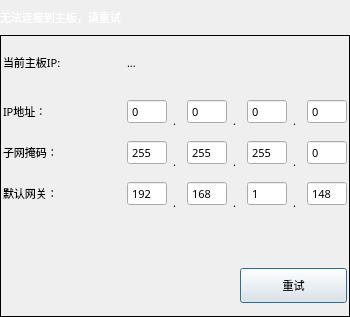
<?xml version="1.0" encoding="UTF-8"?>
<ui version="4.0">
 <class>xMessageBoxIP</class>
 <widget class="QDialog" name="xMessageBoxIP">
  <property name="geometry">
   <rect>
    <x>0</x>
    <y>0</y>
    <width>350</width>
    <height>262</height>
   </rect>
  </property>
  <property name="sizePolicy">
   <sizepolicy hsizetype="Expanding" vsizetype="Minimum">
    <horstretch>0</horstretch>
    <verstretch>0</verstretch>
   </sizepolicy>
  </property>
  <property name="minimumSize">
   <size>
    <width>350</width>
    <height>262</height>
   </size>
  </property>
  <property name="maximumSize">
   <size>
    <width>700</width>
    <height>525</height>
   </size>
  </property>
  <property name="font">
   <font>
    <family>微软雅黑</family>
    <pointsize>8</pointsize>
   </font>
  </property>
  <property name="windowTitle">
   <string notr="true">模态消息框</string>
  </property>
  <property name="windowOpacity">
   <double>1.000000000000000</double>
  </property>
  <property name="styleSheet">
   <string notr="true"/>
  </property>
  <property name="modal">
   <bool>false</bool>
  </property>
  <layout class="QVBoxLayout" name="verticalLayoutDialog">
   <property name="spacing">
    <number>0</number>
   </property>
   <property name="sizeConstraint">
    <enum>QLayout::SetMinAndMaxSize</enum>
   </property>
   <property name="margin">
    <number>0</number>
   </property>
   <item>
    <widget class="QFrame" name="frameTitle">
     <property name="sizePolicy">
      <sizepolicy hsizetype="Preferred" vsizetype="Fixed">
       <horstretch>0</horstretch>
       <verstretch>0</verstretch>
      </sizepolicy>
     </property>
     <property name="minimumSize">
      <size>
       <width>0</width>
       <height>35</height>
      </size>
     </property>
     <property name="maximumSize">
      <size>
       <width>16777215</width>
       <height>35</height>
      </size>
     </property>
     <property name="font">
      <font>
       <family>微软雅黑</family>
       <pointsize>8</pointsize>
       <weight>50</weight>
       <bold>false</bold>
      </font>
     </property>
     <property name="styleSheet">
      <string notr="true">QFrame#frameTitle
{
	background-color: transparent;
	border-image: url(:/img/widget/DialogTitle.png) 0 12 0 12;
	border-left: 12px transparent;
	border-right: 12px transparent;
}
</string>
     </property>
     <property name="frameShape">
      <enum>QFrame::NoFrame</enum>
     </property>
     <property name="frameShadow">
      <enum>QFrame::Raised</enum>
     </property>
     <layout class="QHBoxLayout" name="horizontalLayoutTitle">
      <property name="spacing">
       <number>4</number>
      </property>
      <property name="sizeConstraint">
       <enum>QLayout::SetDefaultConstraint</enum>
      </property>
      <property name="margin">
       <number>0</number>
      </property>
      <item>
       <widget class="QLabel" name="labelTitle">
        <property name="sizePolicy">
         <sizepolicy hsizetype="Preferred" vsizetype="Fixed">
          <horstretch>0</horstretch>
          <verstretch>0</verstretch>
         </sizepolicy>
        </property>
        <property name="minimumSize">
         <size>
          <width>0</width>
          <height>35</height>
         </size>
        </property>
        <property name="maximumSize">
         <size>
          <width>16777215</width>
          <height>35</height>
         </size>
        </property>
        <property name="font">
         <font>
          <family>微软雅黑</family>
          <pointsize>8</pointsize>
          <weight>50</weight>
          <bold>false</bold>
         </font>
        </property>
        <property name="styleSheet">
         <string notr="true">QLabel#labelTitle
{
	color: white;
}</string>
        </property>
        <property name="frameShape">
         <enum>QFrame::NoFrame</enum>
        </property>
        <property name="text">
         <string notr="true">无法连接到主板，请重试</string>
        </property>
       </widget>
      </item>
     </layout>
    </widget>
   </item>
   <item>
    <widget class="QFrame" name="frameMainArea">
     <property name="sizePolicy">
      <sizepolicy hsizetype="Expanding" vsizetype="MinimumExpanding">
       <horstretch>0</horstretch>
       <verstretch>0</verstretch>
      </sizepolicy>
     </property>
     <property name="font">
      <font>
       <family>微软雅黑</family>
       <pointsize>8</pointsize>
      </font>
     </property>
     <property name="styleSheet">
      <string notr="true"/>
     </property>
     <property name="frameShape">
      <enum>QFrame::Panel</enum>
     </property>
     <property name="frameShadow">
      <enum>QFrame::Plain</enum>
     </property>
     <property name="IsMainArea" stdset="0">
      <bool>true</bool>
     </property>
     <layout class="QGridLayout" name="gridLayout">
      <property name="margin">
       <number>2</number>
      </property>
      <item row="0" column="0" colspan="2">
       <widget class="QLabel" name="labelCurIP">
        <property name="minimumSize">
         <size>
          <width>0</width>
          <height>25</height>
         </size>
        </property>
        <property name="maximumSize">
         <size>
          <width>16777215</width>
          <height>25</height>
         </size>
        </property>
        <property name="font">
         <font>
          <family>微软雅黑</family>
          <pointsize>8</pointsize>
          <weight>50</weight>
          <bold>false</bold>
         </font>
        </property>
        <property name="styleSheet">
         <string notr="true"/>
        </property>
        <property name="text">
         <string>当前主板IP:</string>
        </property>
       </widget>
      </item>
      <item row="0" column="2" colspan="2">
       <widget class="QLabel" name="labelCurrentIP">
        <property name="minimumSize">
         <size>
          <width>0</width>
          <height>50</height>
         </size>
        </property>
        <property name="maximumSize">
         <size>
          <width>16777215</width>
          <height>50</height>
         </size>
        </property>
        <property name="font">
         <font>
          <family>微软雅黑</family>
          <pointsize>8</pointsize>
          <weight>50</weight>
          <bold>false</bold>
         </font>
        </property>
        <property name="styleSheet">
         <string notr="true"/>
        </property>
        <property name="text">
         <string>...</string>
        </property>
       </widget>
      </item>
      <item row="1" column="0" colspan="2">
       <widget class="QLabel" name="labelIP">
        <property name="minimumSize">
         <size>
          <width>0</width>
          <height>25</height>
         </size>
        </property>
        <property name="maximumSize">
         <size>
          <width>16777215</width>
          <height>25</height>
         </size>
        </property>
        <property name="font">
         <font>
          <family>微软雅黑</family>
          <pointsize>8</pointsize>
          <weight>50</weight>
          <bold>false</bold>
         </font>
        </property>
        <property name="styleSheet">
         <string notr="true"/>
        </property>
        <property name="text">
         <string>IP地址：</string>
        </property>
       </widget>
      </item>
      <item row="3" column="2" rowspan="2" colspan="2">
       <layout class="QHBoxLayout" name="horizontalLayout_4">
        <item>
         <widget class="xSpinBox" name="BoxGateWay1">
          <property name="minimumSize">
           <size>
            <width>40</width>
            <height>25</height>
           </size>
          </property>
          <property name="maximumSize">
           <size>
            <width>40</width>
            <height>25</height>
           </size>
          </property>
          <property name="font">
           <font>
            <family>微软雅黑</family>
            <pointsize>8</pointsize>
            <weight>50</weight>
            <bold>false</bold>
           </font>
          </property>
          <property name="styleSheet">
           <string notr="true"/>
          </property>
          <property name="alignment">
           <set>Qt::AlignLeading|Qt::AlignLeft|Qt::AlignVCenter</set>
          </property>
          <property name="buttonSymbols">
           <enum>QAbstractSpinBox::NoButtons</enum>
          </property>
          <property name="maximum">
           <number>255</number>
          </property>
          <property name="value">
           <number>192</number>
          </property>
         </widget>
        </item>
        <item>
         <widget class="QLabel" name="label_10">
          <property name="minimumSize">
           <size>
            <width>8</width>
            <height>35</height>
           </size>
          </property>
          <property name="maximumSize">
           <size>
            <width>8</width>
            <height>35</height>
           </size>
          </property>
          <property name="font">
           <font>
            <family>微软雅黑</family>
            <pointsize>8</pointsize>
            <weight>50</weight>
            <italic>false</italic>
            <bold>false</bold>
           </font>
          </property>
          <property name="text">
           <string>.</string>
          </property>
          <property name="alignment">
           <set>Qt::AlignBottom|Qt::AlignLeading|Qt::AlignLeft</set>
          </property>
         </widget>
        </item>
        <item>
         <widget class="xSpinBox" name="BoxGateWay2">
          <property name="minimumSize">
           <size>
            <width>40</width>
            <height>25</height>
           </size>
          </property>
          <property name="maximumSize">
           <size>
            <width>40</width>
            <height>25</height>
           </size>
          </property>
          <property name="font">
           <font>
            <family>微软雅黑</family>
            <pointsize>8</pointsize>
            <weight>50</weight>
            <bold>false</bold>
           </font>
          </property>
          <property name="styleSheet">
           <string notr="true"/>
          </property>
          <property name="alignment">
           <set>Qt::AlignLeading|Qt::AlignLeft|Qt::AlignVCenter</set>
          </property>
          <property name="buttonSymbols">
           <enum>QAbstractSpinBox::NoButtons</enum>
          </property>
          <property name="maximum">
           <number>255</number>
          </property>
          <property name="value">
           <number>168</number>
          </property>
         </widget>
        </item>
        <item>
         <widget class="QLabel" name="label_11">
          <property name="minimumSize">
           <size>
            <width>8</width>
            <height>35</height>
           </size>
          </property>
          <property name="maximumSize">
           <size>
            <width>8</width>
            <height>35</height>
           </size>
          </property>
          <property name="font">
           <font>
            <family>微软雅黑</family>
            <pointsize>8</pointsize>
            <weight>50</weight>
            <italic>false</italic>
            <bold>false</bold>
           </font>
          </property>
          <property name="text">
           <string>.</string>
          </property>
          <property name="alignment">
           <set>Qt::AlignBottom|Qt::AlignLeading|Qt::AlignLeft</set>
          </property>
         </widget>
        </item>
        <item>
         <widget class="xSpinBox" name="BoxGateWay3">
          <property name="minimumSize">
           <size>
            <width>40</width>
            <height>25</height>
           </size>
          </property>
          <property name="maximumSize">
           <size>
            <width>40</width>
            <height>25</height>
           </size>
          </property>
          <property name="font">
           <font>
            <family>微软雅黑</family>
            <pointsize>8</pointsize>
            <weight>50</weight>
            <bold>false</bold>
           </font>
          </property>
          <property name="styleSheet">
           <string notr="true"/>
          </property>
          <property name="alignment">
           <set>Qt::AlignLeading|Qt::AlignLeft|Qt::AlignVCenter</set>
          </property>
          <property name="buttonSymbols">
           <enum>QAbstractSpinBox::NoButtons</enum>
          </property>
          <property name="maximum">
           <number>255</number>
          </property>
          <property name="value">
           <number>1</number>
          </property>
         </widget>
        </item>
        <item>
         <widget class="QLabel" name="label_12">
          <property name="minimumSize">
           <size>
            <width>8</width>
            <height>35</height>
           </size>
          </property>
          <property name="maximumSize">
           <size>
            <width>8</width>
            <height>35</height>
           </size>
          </property>
          <property name="font">
           <font>
            <family>微软雅黑</family>
            <pointsize>8</pointsize>
            <weight>50</weight>
            <italic>false</italic>
            <bold>false</bold>
           </font>
          </property>
          <property name="text">
           <string>.</string>
          </property>
          <property name="alignment">
           <set>Qt::AlignBottom|Qt::AlignLeading|Qt::AlignLeft</set>
          </property>
         </widget>
        </item>
        <item>
         <widget class="xSpinBox" name="BoxGateWay4">
          <property name="minimumSize">
           <size>
            <width>40</width>
            <height>25</height>
           </size>
          </property>
          <property name="maximumSize">
           <size>
            <width>40</width>
            <height>25</height>
           </size>
          </property>
          <property name="font">
           <font>
            <family>微软雅黑</family>
            <pointsize>8</pointsize>
            <weight>50</weight>
            <bold>false</bold>
           </font>
          </property>
          <property name="styleSheet">
           <string notr="true"/>
          </property>
          <property name="alignment">
           <set>Qt::AlignLeading|Qt::AlignLeft|Qt::AlignVCenter</set>
          </property>
          <property name="buttonSymbols">
           <enum>QAbstractSpinBox::NoButtons</enum>
          </property>
          <property name="maximum">
           <number>255</number>
          </property>
          <property name="value">
           <number>148</number>
          </property>
         </widget>
        </item>
       </layout>
      </item>
      <item row="4" column="1">
       <widget class="QLabel" name="labelWarning">
        <property name="styleSheet">
         <string notr="true">color: rgb(255, 0, 0);</string>
        </property>
        <property name="text">
         <string/>
        </property>
       </widget>
      </item>
      <item row="6" column="3">
       <widget class="QPushButton" name="BtnRetry">
        <property name="minimumSize">
         <size>
          <width>75</width>
          <height>35</height>
         </size>
        </property>
        <property name="maximumSize">
         <size>
          <width>150</width>
          <height>35</height>
         </size>
        </property>
        <property name="font">
         <font>
          <family>微软雅黑</family>
          <pointsize>8</pointsize>
          <weight>50</weight>
          <bold>false</bold>
         </font>
        </property>
        <property name="styleSheet">
         <string notr="true"/>
        </property>
        <property name="text">
         <string>重试</string>
        </property>
       </widget>
      </item>
      <item row="6" column="0" colspan="3">
       <spacer name="horizontalSpacer">
        <property name="orientation">
         <enum>Qt::Horizontal</enum>
        </property>
        <property name="sizeHint" stdset="0">
         <size>
          <width>453</width>
          <height>57</height>
         </size>
        </property>
       </spacer>
      </item>
      <item row="1" column="2" colspan="2">
       <layout class="QHBoxLayout" name="horizontalLayout_2">
        <item>
         <widget class="xSpinBox" name="BoxIP1">
          <property name="minimumSize">
           <size>
            <width>40</width>
            <height>25</height>
           </size>
          </property>
          <property name="maximumSize">
           <size>
            <width>40</width>
            <height>25</height>
           </size>
          </property>
          <property name="font">
           <font>
            <family>微软雅黑</family>
            <pointsize>8</pointsize>
            <weight>50</weight>
            <bold>false</bold>
           </font>
          </property>
          <property name="styleSheet">
           <string notr="true"/>
          </property>
          <property name="alignment">
           <set>Qt::AlignLeading|Qt::AlignLeft|Qt::AlignVCenter</set>
          </property>
          <property name="buttonSymbols">
           <enum>QAbstractSpinBox::NoButtons</enum>
          </property>
          <property name="maximum">
           <number>255</number>
          </property>
          <property name="value">
           <number>0</number>
          </property>
         </widget>
        </item>
        <item>
         <widget class="QLabel" name="label_4">
          <property name="minimumSize">
           <size>
            <width>8</width>
            <height>35</height>
           </size>
          </property>
          <property name="maximumSize">
           <size>
            <width>8</width>
            <height>35</height>
           </size>
          </property>
          <property name="font">
           <font>
            <family>微软雅黑</family>
            <pointsize>8</pointsize>
            <weight>50</weight>
            <italic>false</italic>
            <bold>false</bold>
           </font>
          </property>
          <property name="text">
           <string>.</string>
          </property>
          <property name="alignment">
           <set>Qt::AlignBottom|Qt::AlignLeading|Qt::AlignLeft</set>
          </property>
         </widget>
        </item>
        <item>
         <widget class="xSpinBox" name="BoxIP2">
          <property name="minimumSize">
           <size>
            <width>40</width>
            <height>25</height>
           </size>
          </property>
          <property name="maximumSize">
           <size>
            <width>40</width>
            <height>25</height>
           </size>
          </property>
          <property name="font">
           <font>
            <family>微软雅黑</family>
            <pointsize>8</pointsize>
            <weight>50</weight>
            <bold>false</bold>
           </font>
          </property>
          <property name="styleSheet">
           <string notr="true"/>
          </property>
          <property name="alignment">
           <set>Qt::AlignLeading|Qt::AlignLeft|Qt::AlignVCenter</set>
          </property>
          <property name="buttonSymbols">
           <enum>QAbstractSpinBox::NoButtons</enum>
          </property>
          <property name="maximum">
           <number>255</number>
          </property>
          <property name="value">
           <number>0</number>
          </property>
         </widget>
        </item>
        <item>
         <widget class="QLabel" name="label_5">
          <property name="minimumSize">
           <size>
            <width>8</width>
            <height>35</height>
           </size>
          </property>
          <property name="maximumSize">
           <size>
            <width>8</width>
            <height>35</height>
           </size>
          </property>
          <property name="font">
           <font>
            <family>微软雅黑</family>
            <pointsize>8</pointsize>
            <weight>50</weight>
            <italic>false</italic>
            <bold>false</bold>
           </font>
          </property>
          <property name="text">
           <string>.</string>
          </property>
          <property name="alignment">
           <set>Qt::AlignBottom|Qt::AlignLeading|Qt::AlignLeft</set>
          </property>
         </widget>
        </item>
        <item>
         <widget class="xSpinBox" name="BoxIP3">
          <property name="minimumSize">
           <size>
            <width>40</width>
            <height>25</height>
           </size>
          </property>
          <property name="maximumSize">
           <size>
            <width>40</width>
            <height>25</height>
           </size>
          </property>
          <property name="font">
           <font>
            <family>微软雅黑</family>
            <pointsize>8</pointsize>
            <weight>50</weight>
            <bold>false</bold>
           </font>
          </property>
          <property name="styleSheet">
           <string notr="true"/>
          </property>
          <property name="alignment">
           <set>Qt::AlignLeading|Qt::AlignLeft|Qt::AlignVCenter</set>
          </property>
          <property name="buttonSymbols">
           <enum>QAbstractSpinBox::NoButtons</enum>
          </property>
          <property name="maximum">
           <number>255</number>
          </property>
          <property name="value">
           <number>0</number>
          </property>
         </widget>
        </item>
        <item>
         <widget class="QLabel" name="label_6">
          <property name="minimumSize">
           <size>
            <width>8</width>
            <height>35</height>
           </size>
          </property>
          <property name="maximumSize">
           <size>
            <width>8</width>
            <height>35</height>
           </size>
          </property>
          <property name="font">
           <font>
            <family>微软雅黑</family>
            <pointsize>8</pointsize>
            <weight>50</weight>
            <italic>false</italic>
            <bold>false</bold>
           </font>
          </property>
          <property name="text">
           <string>.</string>
          </property>
          <property name="alignment">
           <set>Qt::AlignBottom|Qt::AlignLeading|Qt::AlignLeft</set>
          </property>
         </widget>
        </item>
        <item>
         <widget class="xSpinBox" name="BoxIP4">
          <property name="minimumSize">
           <size>
            <width>40</width>
            <height>25</height>
           </size>
          </property>
          <property name="maximumSize">
           <size>
            <width>40</width>
            <height>25</height>
           </size>
          </property>
          <property name="font">
           <font>
            <family>微软雅黑</family>
            <pointsize>8</pointsize>
            <weight>50</weight>
            <bold>false</bold>
           </font>
          </property>
          <property name="styleSheet">
           <string notr="true"/>
          </property>
          <property name="alignment">
           <set>Qt::AlignLeading|Qt::AlignLeft|Qt::AlignVCenter</set>
          </property>
          <property name="buttonSymbols">
           <enum>QAbstractSpinBox::NoButtons</enum>
          </property>
          <property name="maximum">
           <number>255</number>
          </property>
          <property name="value">
           <number>0</number>
          </property>
         </widget>
        </item>
       </layout>
      </item>
      <item row="2" column="0" colspan="2">
       <widget class="QLabel" name="labelSubMask">
        <property name="minimumSize">
         <size>
          <width>0</width>
          <height>25</height>
         </size>
        </property>
        <property name="maximumSize">
         <size>
          <width>16777215</width>
          <height>25</height>
         </size>
        </property>
        <property name="font">
         <font>
          <family>微软雅黑</family>
          <pointsize>8</pointsize>
          <weight>50</weight>
          <bold>false</bold>
         </font>
        </property>
        <property name="styleSheet">
         <string notr="true"/>
        </property>
        <property name="text">
         <string>子网掩码：</string>
        </property>
       </widget>
      </item>
      <item row="2" column="2" colspan="2">
       <layout class="QHBoxLayout" name="horizontalLayout_3">
        <item>
         <widget class="xSpinBox" name="BoxSubMask1">
          <property name="minimumSize">
           <size>
            <width>40</width>
            <height>25</height>
           </size>
          </property>
          <property name="maximumSize">
           <size>
            <width>40</width>
            <height>25</height>
           </size>
          </property>
          <property name="font">
           <font>
            <family>微软雅黑</family>
            <pointsize>8</pointsize>
            <weight>50</weight>
            <bold>false</bold>
           </font>
          </property>
          <property name="styleSheet">
           <string notr="true"/>
          </property>
          <property name="alignment">
           <set>Qt::AlignLeading|Qt::AlignLeft|Qt::AlignVCenter</set>
          </property>
          <property name="buttonSymbols">
           <enum>QAbstractSpinBox::NoButtons</enum>
          </property>
          <property name="maximum">
           <number>255</number>
          </property>
          <property name="value">
           <number>255</number>
          </property>
         </widget>
        </item>
        <item>
         <widget class="QLabel" name="label_7">
          <property name="minimumSize">
           <size>
            <width>8</width>
            <height>35</height>
           </size>
          </property>
          <property name="maximumSize">
           <size>
            <width>8</width>
            <height>35</height>
           </size>
          </property>
          <property name="font">
           <font>
            <family>微软雅黑</family>
            <pointsize>8</pointsize>
            <weight>50</weight>
            <italic>false</italic>
            <bold>false</bold>
           </font>
          </property>
          <property name="text">
           <string>.</string>
          </property>
          <property name="alignment">
           <set>Qt::AlignBottom|Qt::AlignLeading|Qt::AlignLeft</set>
          </property>
         </widget>
        </item>
        <item>
         <widget class="xSpinBox" name="BoxSubMask2">
          <property name="minimumSize">
           <size>
            <width>40</width>
            <height>25</height>
           </size>
          </property>
          <property name="maximumSize">
           <size>
            <width>40</width>
            <height>25</height>
           </size>
          </property>
          <property name="font">
           <font>
            <family>微软雅黑</family>
            <pointsize>8</pointsize>
            <weight>50</weight>
            <bold>false</bold>
           </font>
          </property>
          <property name="styleSheet">
           <string notr="true"/>
          </property>
          <property name="alignment">
           <set>Qt::AlignLeading|Qt::AlignLeft|Qt::AlignVCenter</set>
          </property>
          <property name="buttonSymbols">
           <enum>QAbstractSpinBox::NoButtons</enum>
          </property>
          <property name="maximum">
           <number>255</number>
          </property>
          <property name="value">
           <number>255</number>
          </property>
         </widget>
        </item>
        <item>
         <widget class="QLabel" name="label_8">
          <property name="minimumSize">
           <size>
            <width>8</width>
            <height>35</height>
           </size>
          </property>
          <property name="maximumSize">
           <size>
            <width>8</width>
            <height>35</height>
           </size>
          </property>
          <property name="font">
           <font>
            <family>微软雅黑</family>
            <pointsize>8</pointsize>
            <weight>50</weight>
            <italic>false</italic>
            <bold>false</bold>
           </font>
          </property>
          <property name="text">
           <string>.</string>
          </property>
          <property name="alignment">
           <set>Qt::AlignBottom|Qt::AlignLeading|Qt::AlignLeft</set>
          </property>
         </widget>
        </item>
        <item>
         <widget class="xSpinBox" name="BoxSubMask3">
          <property name="minimumSize">
           <size>
            <width>40</width>
            <height>25</height>
           </size>
          </property>
          <property name="maximumSize">
           <size>
            <width>40</width>
            <height>25</height>
           </size>
          </property>
          <property name="font">
           <font>
            <family>微软雅黑</family>
            <pointsize>8</pointsize>
            <weight>50</weight>
            <bold>false</bold>
           </font>
          </property>
          <property name="styleSheet">
           <string notr="true"/>
          </property>
          <property name="alignment">
           <set>Qt::AlignLeading|Qt::AlignLeft|Qt::AlignVCenter</set>
          </property>
          <property name="buttonSymbols">
           <enum>QAbstractSpinBox::NoButtons</enum>
          </property>
          <property name="maximum">
           <number>255</number>
          </property>
          <property name="value">
           <number>255</number>
          </property>
         </widget>
        </item>
        <item>
         <widget class="QLabel" name="label_9">
          <property name="minimumSize">
           <size>
            <width>8</width>
            <height>35</height>
           </size>
          </property>
          <property name="maximumSize">
           <size>
            <width>8</width>
            <height>35</height>
           </size>
          </property>
          <property name="font">
           <font>
            <family>微软雅黑</family>
            <pointsize>8</pointsize>
            <weight>50</weight>
            <italic>false</italic>
            <bold>false</bold>
           </font>
          </property>
          <property name="text">
           <string>.</string>
          </property>
          <property name="alignment">
           <set>Qt::AlignBottom|Qt::AlignLeading|Qt::AlignLeft</set>
          </property>
         </widget>
        </item>
        <item>
         <widget class="xSpinBox" name="BoxSubMask4">
          <property name="minimumSize">
           <size>
            <width>40</width>
            <height>25</height>
           </size>
          </property>
          <property name="maximumSize">
           <size>
            <width>40</width>
            <height>25</height>
           </size>
          </property>
          <property name="font">
           <font>
            <family>微软雅黑</family>
            <pointsize>8</pointsize>
            <weight>50</weight>
            <bold>false</bold>
           </font>
          </property>
          <property name="styleSheet">
           <string notr="true"/>
          </property>
          <property name="alignment">
           <set>Qt::AlignLeading|Qt::AlignLeft|Qt::AlignVCenter</set>
          </property>
          <property name="buttonSymbols">
           <enum>QAbstractSpinBox::NoButtons</enum>
          </property>
          <property name="maximum">
           <number>255</number>
          </property>
         </widget>
        </item>
       </layout>
      </item>
      <item row="3" column="0" rowspan="2" colspan="2">
       <widget class="QLabel" name="labelGateWay">
        <property name="minimumSize">
         <size>
          <width>0</width>
          <height>25</height>
         </size>
        </property>
        <property name="maximumSize">
         <size>
          <width>16777215</width>
          <height>25</height>
         </size>
        </property>
        <property name="font">
         <font>
          <family>微软雅黑</family>
          <pointsize>8</pointsize>
          <weight>50</weight>
          <bold>false</bold>
         </font>
        </property>
        <property name="styleSheet">
         <string notr="true"/>
        </property>
        <property name="text">
         <string>默认网关：</string>
        </property>
       </widget>
      </item>
      <item row="5" column="0" colspan="4">
       <spacer name="verticalSpacer">
        <property name="orientation">
         <enum>Qt::Vertical</enum>
        </property>
        <property name="sizeHint" stdset="0">
         <size>
          <width>20</width>
          <height>40</height>
         </size>
        </property>
       </spacer>
      </item>
     </layout>
    </widget>
   </item>
  </layout>
 </widget>
 <customwidgets>
  <customwidget>
   <class>xSpinBox</class>
   <extends>QSpinBox</extends>
   <header>xspinbox.h</header>
   <slots>
    <signal>clicked()</signal>
   </slots>
  </customwidget>
 </customwidgets>
 <resources/>
 <connections>
  <connection>
   <sender>BtnRetry</sender>
   <signal>clicked()</signal>
   <receiver>xMessageBoxIP</receiver>
   <slot>BtnClicked()</slot>
   <hints>
    <hint type="sourcelabel">
     <x>398</x>
     <y>298</y>
    </hint>
    <hint type="destinationlabel">
     <x>244</x>
     <y>169</y>
    </hint>
   </hints>
  </connection>
  <connection>
   <sender>BoxGateWay1</sender>
   <signal>clicked()</signal>
   <receiver>xMessageBoxIP</receiver>
   <slot>inputGateWay1()</slot>
   <hints>
    <hint type="sourcelabel">
     <x>180</x>
     <y>236</y>
    </hint>
    <hint type="destinationlabel">
     <x>244</x>
     <y>169</y>
    </hint>
   </hints>
  </connection>
  <connection>
   <sender>BoxGateWay2</sender>
   <signal>clicked()</signal>
   <receiver>xMessageBoxIP</receiver>
   <slot>inputGateWay2()</slot>
   <hints>
    <hint type="sourcelabel">
     <x>260</x>
     <y>236</y>
    </hint>
    <hint type="destinationlabel">
     <x>244</x>
     <y>169</y>
    </hint>
   </hints>
  </connection>
  <connection>
   <sender>BoxGateWay3</sender>
   <signal>clicked()</signal>
   <receiver>xMessageBoxIP</receiver>
   <slot>inputGateWay3()</slot>
   <hints>
    <hint type="sourcelabel">
     <x>340</x>
     <y>236</y>
    </hint>
    <hint type="destinationlabel">
     <x>244</x>
     <y>169</y>
    </hint>
   </hints>
  </connection>
  <connection>
   <sender>BoxGateWay4</sender>
   <signal>clicked()</signal>
   <receiver>xMessageBoxIP</receiver>
   <slot>inputGateWay4()</slot>
   <hints>
    <hint type="sourcelabel">
     <x>420</x>
     <y>236</y>
    </hint>
    <hint type="destinationlabel">
     <x>244</x>
     <y>169</y>
    </hint>
   </hints>
  </connection>
  <connection>
   <sender>BoxIP1</sender>
   <signal>clicked()</signal>
   <receiver>xMessageBoxIP</receiver>
   <slot>inputIP1()</slot>
   <hints>
    <hint type="sourcelabel">
     <x>180</x>
     <y>136</y>
    </hint>
    <hint type="destinationlabel">
     <x>244</x>
     <y>169</y>
    </hint>
   </hints>
  </connection>
  <connection>
   <sender>BoxIP2</sender>
   <signal>clicked()</signal>
   <receiver>xMessageBoxIP</receiver>
   <slot>inputIP2()</slot>
   <hints>
    <hint type="sourcelabel">
     <x>260</x>
     <y>136</y>
    </hint>
    <hint type="destinationlabel">
     <x>244</x>
     <y>169</y>
    </hint>
   </hints>
  </connection>
  <connection>
   <sender>BoxIP3</sender>
   <signal>clicked()</signal>
   <receiver>xMessageBoxIP</receiver>
   <slot>inputIP3()</slot>
   <hints>
    <hint type="sourcelabel">
     <x>340</x>
     <y>136</y>
    </hint>
    <hint type="destinationlabel">
     <x>244</x>
     <y>169</y>
    </hint>
   </hints>
  </connection>
  <connection>
   <sender>BoxIP4</sender>
   <signal>clicked()</signal>
   <receiver>xMessageBoxIP</receiver>
   <slot>inputIP4()</slot>
   <hints>
    <hint type="sourcelabel">
     <x>420</x>
     <y>136</y>
    </hint>
    <hint type="destinationlabel">
     <x>244</x>
     <y>169</y>
    </hint>
   </hints>
  </connection>
  <connection>
   <sender>BoxSubMask1</sender>
   <signal>clicked()</signal>
   <receiver>xMessageBoxIP</receiver>
   <slot>inputSubMask1()</slot>
   <hints>
    <hint type="sourcelabel">
     <x>180</x>
     <y>186</y>
    </hint>
    <hint type="destinationlabel">
     <x>244</x>
     <y>169</y>
    </hint>
   </hints>
  </connection>
  <connection>
   <sender>BoxSubMask2</sender>
   <signal>clicked()</signal>
   <receiver>xMessageBoxIP</receiver>
   <slot>inputSubMask2()</slot>
   <hints>
    <hint type="sourcelabel">
     <x>260</x>
     <y>186</y>
    </hint>
    <hint type="destinationlabel">
     <x>244</x>
     <y>169</y>
    </hint>
   </hints>
  </connection>
  <connection>
   <sender>BoxSubMask3</sender>
   <signal>clicked()</signal>
   <receiver>xMessageBoxIP</receiver>
   <slot>inputSubMask3()</slot>
   <hints>
    <hint type="sourcelabel">
     <x>340</x>
     <y>186</y>
    </hint>
    <hint type="destinationlabel">
     <x>244</x>
     <y>169</y>
    </hint>
   </hints>
  </connection>
  <connection>
   <sender>BoxSubMask4</sender>
   <signal>clicked()</signal>
   <receiver>xMessageBoxIP</receiver>
   <slot>inputSubMask4()</slot>
   <hints>
    <hint type="sourcelabel">
     <x>420</x>
     <y>186</y>
    </hint>
    <hint type="destinationlabel">
     <x>244</x>
     <y>169</y>
    </hint>
   </hints>
  </connection>
 </connections>
 <slots>
  <slot>BtnClicked()</slot>
  <slot>inputIP1()</slot>
  <slot>inputIP2()</slot>
  <slot>inputIP3()</slot>
  <slot>inputIP4()</slot>
  <slot>inputSubMask1()</slot>
  <slot>inputSubMask2()</slot>
  <slot>inputSubMask3()</slot>
  <slot>inputSubMask4()</slot>
  <slot>inputGateWay1()</slot>
  <slot>inputGateWay2()</slot>
  <slot>inputGateWay3()</slot>
  <slot>inputGateWay4()</slot>
 </slots>
</ui>
